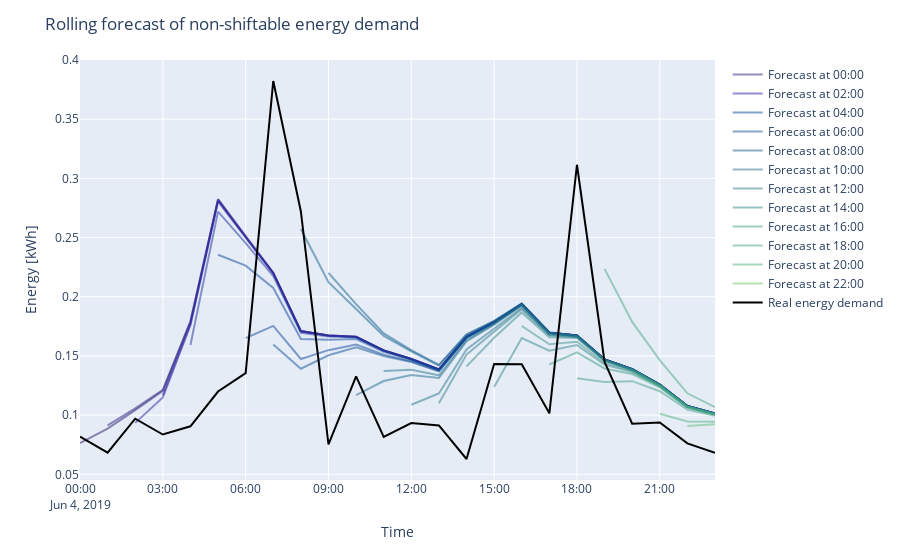

This figure's notebook cell:
### Code cell
df["From2"] = "Forecast at " + df["From"].str.slice(start=-8, stop=-3)

DIAS = dias[3:4]

colorscale = []
rgb = px.colors.convert_colors_to_same_type(px.colors.sequential.haline)[0]
n_steps = int(np.round(28/(len(rgb)-1)))  # Control the number of colors in the final colorscale
for i in range(len(rgb) - 1):
    for step in np.linspace(0, 1, n_steps):
        colorscale.append(px.colors.find_intermediate_color(rgb[i], rgb[i + 1], step, colortype='rgb'))

for i in range(len(colorscale)):
    colorscale[i] = colorscale[i][:-1]+', 0.5)'
    colorscale[i] = 'rgba'+colorscale[i][3:]

fig = px.line(df[df['Day'].isin(DIAS)], x="local_15min", y="forecast", color='From2',color_discrete_sequence=colorscale, labels={"From2": ""})

labels_to_show_in_legend = ["Forecast at 0{}:00".format(i) for i in range(0, 10, 2)]+["Forecast at {}:00".format(i) for i in range(10, 24, 2)]

for trace in fig['data']: 
    if (not trace['name'] in labels_to_show_in_legend):
        trace['showlegend'] = False

fig.add_trace(go.Scatter(x=df_real[df_real['local_15min'].dt.date.isin(pd.to_datetime(DIAS).date)]["local_15min"], 
                         y=df_real[df_real['local_15min'].dt.date.isin(pd.to_datetime(DIAS).date)]["nonshiftable"], 
                         name="Real energy demand",
                         line=dict(color='black'),))

fig.update_layout(title_text="Rolling forecast of non-shiftable energy demand",
                  yaxis=dict(title="Energy [kWh]"),
                  xaxis=dict(title= "Time"))

fig.write_image("../../Soportes documento/Graficas documento/demand_forecast.png", scale=2, height = 450, width=700)
fig.show()

### Figure 1 — Plotly figure (JSON) as saved in the notebook; plotly's stock layout.template omitted (floating-point values rounded to 4 significant figures)
{"data": [{"hovertemplate": "=Forecast at 23:00<br>local_15min=%{x}<br>forecast=%{y}<extra></extra>", "legendgroup": "Forecast at 23:00", "line": {"color": "rgba(41.0, 24.0, 107.0, 0.5)", "dash": "solid"}, "marker": {"symbol": "circle"}, "mode": "lines", "name": "Forecast at 23:00", "orientation": "v", "showlegend": false, "type": "scatter", "x": ["2019-06-04T00:00:00", "2019-06-04T01:00:00", "2019-06-04T02:00:00", "2019-06-04T03:00:00", "2019-06-04T04:00:00", "2019-06-04T05:00:00", "2019-06-04T06:00:00", "2019-06-04T07:00:00", "2019-06-04T08:00:00", "2019-06-04T09:00:00", "2019-06-04T10:00:00", "2019-06-04T11:00:00", "2019-06-04T12:00:00", "2019-06-04T13:00:00", "2019-06-04T14:00:00", "2019-06-04T15:00:00", "2019-06-04T16:00:00", "2019-06-04T17:00:00", "2019-06-04T18:00:00", "2019-06-04T19:00:00", "2019-06-04T20:00:00", "2019-06-04T21:00:00", "2019-06-04T22:00:00", "2019-06-04T23:00:00"], "xaxis": "x", "y": [0.07637, 0.08854, 0.1042, 0.1206, 0.1788, 0.2822, 0.2507, 0.2202, 0.171, 0.1673, 0.1662, 0.1546, 0.1475, 0.1385, 0.1662, 0.1785, 0.1938, 0.1696, 0.1672, 0.147, 0.1389, 0.1257, 0.1077, 0.1013], "yaxis": "y"}, {"hovertemplate": "=Forecast at 00:00<br>local_15min=%{x}<br>forecast=%{y}<extra></extra>", "legendgroup": "Forecast at 00:00", "line": {"color": "rgba(41.5, 29.5, 133.5, 0.5)", "dash": "solid"}, "marker": {"symbol": "circle"}, "mode": "lines", "name": "Forecast at 00:00", "orientation": "v", "showlegend": true, "type": "scatter", "x": ["2019-06-04T01:00:00", "2019-06-04T02:00:00", "2019-06-04T03:00:00", "2019-06-04T04:00:00", "2019-06-04T05:00:00", "2019-06-04T06:00:00", "2019-06-04T07:00:00", "2019-06-04T08:00:00", "2019-06-04T09:00:00", "2019-06-04T10:00:00", "2019-06-04T11:00:00", "2019-06-04T12:00:00", "2019-06-04T13:00:00", "2019-06-04T14:00:00", "2019-06-04T15:00:00", "2019-06-04T16:00:00", "2019-06-04T17:00:00", "2019-06-04T18:00:00", "2019-06-04T19:00:00", "2019-06-04T20:00:00", "2019-06-04T21:00:00", "2019-06-04T22:00:00", "2019-06-04T23:00:00"], "xaxis": "x", "y": [0.09143, 0.1057, 0.1214, 0.1793, 0.2824, 0.2508, 0.2203, 0.171, 0.1673, 0.1662, 0.1547, 0.1475, 0.1386, 0.1662, 0.1785, 0.1938, 0.1697, 0.1672, 0.147, 0.1389, 0.1257, 0.1077, 0.1013], "yaxis": "y"}, {"hovertemplate": "=Forecast at 01:00<br>local_15min=%{x}<br>forecast=%{y}<extra></extra>", "legendgroup": "Forecast at 01:00", "line": {"color": "rgba(42.0, 35.0, 160.0, 0.5)", "dash": "solid"}, "marker": {"symbol": "circle"}, "mode": "lines", "name": "Forecast at 01:00", "orientation": "v", "showlegend": false, "type": "scatter", "x": ["2019-06-04T02:00:00", "2019-06-04T03:00:00", "2019-06-04T04:00:00", "2019-06-04T05:00:00", "2019-06-04T06:00:00", "2019-06-04T07:00:00", "2019-06-04T08:00:00", "2019-06-04T09:00:00", "2019-06-04T10:00:00", "2019-06-04T11:00:00", "2019-06-04T12:00:00", "2019-06-04T13:00:00", "2019-06-04T14:00:00", "2019-06-04T15:00:00", "2019-06-04T16:00:00", "2019-06-04T17:00:00", "2019-06-04T18:00:00", "2019-06-04T19:00:00", "2019-06-04T20:00:00", "2019-06-04T21:00:00", "2019-06-04T22:00:00", "2019-06-04T23:00:00"], "xaxis": "x", "y": [0.09345, 0.1149, 0.1759, 0.2806, 0.2499, 0.2198, 0.1708, 0.1672, 0.1661, 0.1546, 0.1474, 0.1385, 0.1662, 0.1785, 0.1938, 0.1696, 0.1672, 0.147, 0.1388, 0.1257, 0.1077, 0.1013], "yaxis": "y"}, {"hovertemplate": "=Forecast at 02:00<br>local_15min=%{x}<br>forecast=%{y}<extra></extra>", "legendgroup": "Forecast at 02:00", "line": {"color": "rgba(42.0, 35.0, 160.0, 0.5)", "dash": "solid"}, "marker": {"symbol": "circle"}, "mode": "lines", "name": "Forecast at 02:00", "orientation": "v", "showlegend": true, "type": "scatter", "x": ["2019-06-04T03:00:00", "2019-06-04T04:00:00", "2019-06-04T05:00:00", "2019-06-04T06:00:00", "2019-06-04T07:00:00", "2019-06-04T08:00:00", "2019-06-04T09:00:00", "2019-06-04T10:00:00", "2019-06-04T11:00:00", "2019-06-04T12:00:00", "2019-06-04T13:00:00", "2019-06-04T14:00:00", "2019-06-04T15:00:00", "2019-06-04T16:00:00", "2019-06-04T17:00:00", "2019-06-04T18:00:00", "2019-06-04T19:00:00", "2019-06-04T20:00:00", "2019-06-04T21:00:00", "2019-06-04T22:00:00", "2019-06-04T23:00:00"], "xaxis": "x", "y": [0.1168, 0.1769, 0.2811, 0.2501, 0.2199, 0.1708, 0.1672, 0.1661, 0.1546, 0.1474, 0.1385, 0.1662, 0.1785, 0.1938, 0.1696, 0.1672, 0.147, 0.1389, 0.1257, 0.1077, 0.1013], "yaxis": "y"}, {"hovertemplate": "=Forecast at 03:00<br>local_15min=%{x}<br>forecast=%{y}<extra></extra>", "legendgroup": "Forecast at 03:00", "line": {"color": "rgba(28.5, 53.0, 156.5, 0.5)", "dash": "solid"}, "marker": {"symbol": "circle"}, "mode": "lines", "name": "Forecast at 03:00", "orientation": "v", "showlegend": false, "type": "scatter", "x": ["2019-06-04T04:00:00", "2019-06-04T05:00:00", "2019-06-04T06:00:00", "2019-06-04T07:00:00", "2019-06-04T08:00:00", "2019-06-04T09:00:00", "2019-06-04T10:00:00", "2019-06-04T11:00:00", "2019-06-04T12:00:00", "2019-06-04T13:00:00", "2019-06-04T14:00:00", "2019-06-04T15:00:00", "2019-06-04T16:00:00", "2019-06-04T17:00:00", "2019-06-04T18:00:00", "2019-06-04T19:00:00", "2019-06-04T20:00:00", "2019-06-04T21:00:00", "2019-06-04T22:00:00", "2019-06-04T23:00:00"], "xaxis": "x", "y": [0.1593, 0.2719, 0.2453, 0.2174, 0.1695, 0.1665, 0.1657, 0.1544, 0.1473, 0.1384, 0.1661, 0.1785, 0.1937, 0.1696, 0.1672, 0.147, 0.1388, 0.1257, 0.1077, 0.1013], "yaxis": "y"}, {"hovertemplate": "=Forecast at 04:00<br>local_15min=%{x}<br>forecast=%{y}<extra></extra>", "legendgroup": "Forecast at 04:00", "line": {"color": "rgba(15.0, 71.0, 153.0, 0.5)", "dash": "solid"}, "marker": {"symbol": "circle"}, "mode": "lines", "name": "Forecast at 04:00", "orientation": "v", "showlegend": true, "type": "scatter", "x": ["2019-06-04T05:00:00", "2019-06-04T06:00:00", "2019-06-04T07:00:00", "2019-06-04T08:00:00", "2019-06-04T09:00:00", "2019-06-04T10:00:00", "2019-06-04T11:00:00", "2019-06-04T12:00:00", "2019-06-04T13:00:00", "2019-06-04T14:00:00", "2019-06-04T15:00:00", "2019-06-04T16:00:00", "2019-06-04T17:00:00", "2019-06-04T18:00:00", "2019-06-04T19:00:00", "2019-06-04T20:00:00", "2019-06-04T21:00:00", "2019-06-04T22:00:00", "2019-06-04T23:00:00"], "xaxis": "x", "y": [0.2355, 0.2263, 0.2074, 0.1642, 0.1637, 0.1642, 0.1536, 0.1468, 0.1382, 0.1659, 0.1783, 0.1936, 0.1695, 0.1671, 0.1469, 0.1387, 0.1256, 0.1076, 0.1012], "yaxis": "y"}, {"hovertemplate": "=Forecast at 05:00<br>local_15min=%{x}<br>forecast=%{y}<extra></extra>", "legendgroup": "Forecast at 05:00", "line": {"color": "rgba(15.0, 71.0, 153.0, 0.5)", "dash": "solid"}, "marker": {"symbol": "circle"}, "mode": "lines", "name": "Forecast at 05:00", "orientation": "v", "showlegend": false, "type": "scatter", "x": ["2019-06-04T06:00:00", "2019-06-04T07:00:00", "2019-06-04T08:00:00", "2019-06-04T09:00:00", "2019-06-04T10:00:00", "2019-06-04T11:00:00", "2019-06-04T12:00:00", "2019-06-04T13:00:00", "2019-06-04T14:00:00", "2019-06-04T15:00:00", "2019-06-04T16:00:00", "2019-06-04T17:00:00", "2019-06-04T18:00:00", "2019-06-04T19:00:00", "2019-06-04T20:00:00", "2019-06-04T21:00:00", "2019-06-04T22:00:00", "2019-06-04T23:00:00"], "xaxis": "x", "y": [0.165, 0.1753, 0.1474, 0.1549, 0.1595, 0.151, 0.1454, 0.1374, 0.1654, 0.178, 0.1934, 0.1693, 0.1669, 0.1467, 0.1386, 0.1255, 0.1075, 0.101], "yaxis": "y"}, {"hovertemplate": "=Forecast at 06:00<br>local_15min=%{x}<br>forecast=%{y}<extra></extra>", "legendgroup": "Forecast at 06:00", "line": {"color": "rgba(16.5, 83.0, 147.5, 0.5)", "dash": "solid"}, "marker": {"symbol": "circle"}, "mode": "lines", "name": "Forecast at 06:00", "orientation": "v", "showlegend": true, "type": "scatter", "x": ["2019-06-04T07:00:00", "2019-06-04T08:00:00", "2019-06-04T09:00:00", "2019-06-04T10:00:00", "2019-06-04T11:00:00", "2019-06-04T12:00:00", "2019-06-04T13:00:00", "2019-06-04T14:00:00", "2019-06-04T15:00:00", "2019-06-04T16:00:00", "2019-06-04T17:00:00", "2019-06-04T18:00:00", "2019-06-04T19:00:00", "2019-06-04T20:00:00", "2019-06-04T21:00:00", "2019-06-04T22:00:00", "2019-06-04T23:00:00"], "xaxis": "x", "y": [0.1597, 0.1392, 0.1506, 0.1573, 0.1498, 0.1448, 0.137, 0.1652, 0.1779, 0.1933, 0.1692, 0.1669, 0.1467, 0.1385, 0.1254, 0.1074, 0.101], "yaxis": "y"}, {"hovertemplate": "=Forecast at 07:00<br>local_15min=%{x}<br>forecast=%{y}<extra></extra>", "legendgroup": "Forecast at 07:00", "line": {"color": "rgba(18.0, 95.0, 142.0, 0.5)", "dash": "solid"}, "marker": {"symbol": "circle"}, "mode": "lines", "name": "Forecast at 07:00", "orientation": "v", "showlegend": false, "type": "scatter", "x": ["2019-06-04T08:00:00", "2019-06-04T09:00:00", "2019-06-04T10:00:00", "2019-06-04T11:00:00", "2019-06-04T12:00:00", "2019-06-04T13:00:00", "2019-06-04T14:00:00", "2019-06-04T15:00:00", "2019-06-04T16:00:00", "2019-06-04T17:00:00", "2019-06-04T18:00:00", "2019-06-04T19:00:00", "2019-06-04T20:00:00", "2019-06-04T21:00:00", "2019-06-04T22:00:00", "2019-06-04T23:00:00"], "xaxis": "x", "y": [0.2572, 0.2123, 0.1897, 0.1669, 0.1538, 0.1419, 0.1679, 0.1794, 0.1942, 0.1698, 0.1673, 0.1471, 0.1389, 0.1257, 0.1077, 0.1013], "yaxis": "y"}, {"hovertemplate": "=Forecast at 08:00<br>local_15min=%{x}<br>forecast=%{y}<extra></extra>", "legendgroup": "Forecast at 08:00", "line": {"color": "rgba(18.0, 95.0, 142.0, 0.5)", "dash": "solid"}, "marker": {"symbol": "circle"}, "mode": "lines", "name": "Forecast at 08:00", "orientation": "v", "showlegend": true, "type": "scatter", "x": ["2019-06-04T09:00:00", "2019-06-04T10:00:00", "2019-06-04T11:00:00", "2019-06-04T12:00:00", "2019-06-04T13:00:00", "2019-06-04T14:00:00", "2019-06-04T15:00:00", "2019-06-04T16:00:00", "2019-06-04T17:00:00", "2019-06-04T18:00:00", "2019-06-04T19:00:00", "2019-06-04T20:00:00", "2019-06-04T21:00:00", "2019-06-04T22:00:00", "2019-06-04T23:00:00"], "xaxis": "x", "y": [0.2202, 0.1938, 0.1691, 0.155, 0.1425, 0.1682, 0.1796, 0.1943, 0.1699, 0.1674, 0.1471, 0.1389, 0.1257, 0.1077, 0.1013], "yaxis": "y"}, {"hovertemplate": "=Forecast at 09:00<br>local_15min=%{x}<br>forecast=%{y}<extra></extra>", "legendgroup": "Forecast at 09:00", "line": {"color": "rgba(28.0, 105.5, 139.5, 0.5)", "dash": "solid"}, "marker": {"symbol": "circle"}, "mode": "lines", "name": "Forecast at 09:00", "orientation": "v", "showlegend": false, "type": "scatter", "x": ["2019-06-04T10:00:00", "2019-06-04T11:00:00", "2019-06-04T12:00:00", "2019-06-04T13:00:00", "2019-06-04T14:00:00", "2019-06-04T15:00:00", "2019-06-04T16:00:00", "2019-06-04T17:00:00", "2019-06-04T18:00:00", "2019-06-04T19:00:00", "2019-06-04T20:00:00", "2019-06-04T21:00:00", "2019-06-04T22:00:00", "2019-06-04T23:00:00"], "xaxis": "x", "y": [0.117, 0.1288, 0.1339, 0.1314, 0.1623, 0.1764, 0.1926, 0.1689, 0.1668, 0.1467, 0.1386, 0.1255, 0.1075, 0.1011], "yaxis": "y"}, {"hovertemplate": "=Forecast at 10:00<br>local_15min=%{x}<br>forecast=%{y}<extra></extra>", "legendgroup": "Forecast at 10:00", "line": {"color": "rgba(38.0, 116.0, 137.0, 0.5)", "dash": "solid"}, "marker": {"symbol": "circle"}, "mode": "lines", "name": "Forecast at 10:00", "orientation": "v", "showlegend": true, "type": "scatter", "x": ["2019-06-04T11:00:00", "2019-06-04T12:00:00", "2019-06-04T13:00:00", "2019-06-04T14:00:00", "2019-06-04T15:00:00", "2019-06-04T16:00:00", "2019-06-04T17:00:00", "2019-06-04T18:00:00", "2019-06-04T19:00:00", "2019-06-04T20:00:00", "2019-06-04T21:00:00", "2019-06-04T22:00:00", "2019-06-04T23:00:00"], "xaxis": "x", "y": [0.1372, 0.1383, 0.1337, 0.1635, 0.1771, 0.1929, 0.1691, 0.1669, 0.1468, 0.1386, 0.1255, 0.1075, 0.1011], "yaxis": "y"}, {"hovertemplate": "=Forecast at 11:00<br>local_15min=%{x}<br>forecast=%{y}<extra></extra>", "legendgroup": "Forecast at 11:00", "line": {"color": "rgba(38.0, 116.0, 137.0, 0.5)", "dash": "solid"}, "marker": {"symbol": "circle"}, "mode": "lines", "name": "Forecast at 11:00", "orientation": "v", "showlegend": false, "type": "scatter", "x": ["2019-06-04T12:00:00", "2019-06-04T13:00:00", "2019-06-04T14:00:00", "2019-06-04T15:00:00", "2019-06-04T16:00:00", "2019-06-04T17:00:00", "2019-06-04T18:00:00", "2019-06-04T19:00:00", "2019-06-04T20:00:00", "2019-06-04T21:00:00", "2019-06-04T22:00:00", "2019-06-04T23:00:00"], "xaxis": "x", "y": [0.1088, 0.1182, 0.1555, 0.1728, 0.1907, 0.1679, 0.1662, 0.1464, 0.1384, 0.1254, 0.1074, 0.101], "yaxis": "y"}, {"hovertemplate": "=Forecast at 12:00<br>local_15min=%{x}<br>forecast=%{y}<extra></extra>", "legendgroup": "Forecast at 12:00", "line": {"color": "rgba(45.5, 126.0, 136.5, 0.5)", "dash": "solid"}, "marker": {"symbol": "circle"}, "mode": "lines", "name": "Forecast at 12:00", "orientation": "v", "showlegend": true, "type": "scatter", "x": ["2019-06-04T13:00:00", "2019-06-04T14:00:00", "2019-06-04T15:00:00", "2019-06-04T16:00:00", "2019-06-04T17:00:00", "2019-06-04T18:00:00", "2019-06-04T19:00:00", "2019-06-04T20:00:00", "2019-06-04T21:00:00", "2019-06-04T22:00:00", "2019-06-04T23:00:00"], "xaxis": "x", "y": [0.11, 0.1512, 0.1706, 0.1895, 0.1673, 0.1659, 0.1462, 0.1383, 0.1253, 0.1074, 0.101], "yaxis": "y"}, {"hovertemplate": "=Forecast at 13:00<br>local_15min=%{x}<br>forecast=%{y}<extra></extra>", "legendgroup": "Forecast at 13:00", "line": {"color": "rgba(53.0, 136.0, 136.0, 0.5)", "dash": "solid"}, "marker": {"symbol": "circle"}, "mode": "lines", "name": "Forecast at 13:00", "orientation": "v", "showlegend": false, "type": "scatter", "x": ["2019-06-04T14:00:00", "2019-06-04T15:00:00", "2019-06-04T16:00:00", "2019-06-04T17:00:00", "2019-06-04T18:00:00", "2019-06-04T19:00:00", "2019-06-04T20:00:00", "2019-06-04T21:00:00", "2019-06-04T22:00:00", "2019-06-04T23:00:00"], "xaxis": "x", "y": [0.1412, 0.1653, 0.1868, 0.1658, 0.1651, 0.1458, 0.1381, 0.1252, 0.1073, 0.101], "yaxis": "y"}, {"hovertemplate": "=Forecast at 14:00<br>local_15min=%{x}<br>forecast=%{y}<extra></extra>", "legendgroup": "Forecast at 14:00", "line": {"color": "rgba(53.0, 136.0, 136.0, 0.5)", "dash": "solid"}, "marker": {"symbol": "circle"}, "mode": "lines", "name": "Forecast at 14:00", "orientation": "v", "showlegend": true, "type": "scatter", "x": ["2019-06-04T15:00:00", "2019-06-04T16:00:00", "2019-06-04T17:00:00", "2019-06-04T18:00:00", "2019-06-04T19:00:00", "2019-06-04T20:00:00", "2019-06-04T21:00:00", "2019-06-04T22:00:00", "2019-06-04T23:00:00"], "xaxis": "x", "y": [0.1239, 0.165, 0.1545, 0.1591, 0.1426, 0.1364, 0.1243, 0.1068, 0.1006], "yaxis": "y"}, {"hovertemplate": "=Forecast at 15:00<br>local_15min=%{x}<br>forecast=%{y}<extra></extra>", "legendgroup": "Forecast at 15:00", "line": {"color": "rgba(59.0, 146.5, 134.5, 0.5)", "dash": "solid"}, "marker": {"symbol": "circle"}, "mode": "lines", "name": "Forecast at 15:00", "orientation": "v", "showlegend": false, "type": "scatter", "x": ["2019-06-04T16:00:00", "2019-06-04T17:00:00", "2019-06-04T18:00:00", "2019-06-04T19:00:00", "2019-06-04T20:00:00", "2019-06-04T21:00:00", "2019-06-04T22:00:00", "2019-06-04T23:00:00"], "xaxis": "x", "y": [0.1753, 0.1598, 0.1619, 0.1441, 0.1372, 0.1247, 0.107, 0.1008], "yaxis": "y"}, {"hovertemplate": "=Forecast at 16:00<br>local_15min=%{x}<br>forecast=%{y}<extra></extra>", "legendgroup": "Forecast at 16:00", "line": {"color": "rgba(65.0, 157.0, 133.0, 0.5)", "dash": "solid"}, "marker": {"symbol": "circle"}, "mode": "lines", "name": "Forecast at 16:00", "orientation": "v", "showlegend": true, "type": "scatter", "x": ["2019-06-04T17:00:00", "2019-06-04T18:00:00", "2019-06-04T19:00:00", "2019-06-04T20:00:00", "2019-06-04T21:00:00", "2019-06-04T22:00:00", "2019-06-04T23:00:00"], "xaxis": "x", "y": [0.1427, 0.153, 0.1394, 0.1347, 0.1234, 0.1063, 0.1004], "yaxis": "y"}, {"hovertemplate": "=Forecast at 17:00<br>local_15min=%{x}<br>forecast=%{y}<extra></extra>", "legendgroup": "Forecast at 17:00", "line": {"color": "rgba(65.0, 157.0, 133.0, 0.5)", "dash": "solid"}, "marker": {"symbol": "circle"}, "mode": "lines", "name": "Forecast at 17:00", "orientation": "v", "showlegend": false, "type": "scatter", "x": ["2019-06-04T18:00:00", "2019-06-04T19:00:00", "2019-06-04T20:00:00", "2019-06-04T21:00:00", "2019-06-04T22:00:00", "2019-06-04T23:00:00"], "xaxis": "x", "y": [0.1312, 0.128, 0.1287, 0.1202, 0.1046, 0.0995], "yaxis": "y"}, {"hovertemplate": "=Forecast at 18:00<br>local_15min=%{x}<br>forecast=%{y}<extra></extra>", "legendgroup": "Forecast at 18:00", "line": {"color": "rgba(73.0, 167.5, 128.5, 0.5)", "dash": "solid"}, "marker": {"symbol": "circle"}, "mode": "lines", "name": "Forecast at 18:00", "orientation": "v", "showlegend": true, "type": "scatter", "x": ["2019-06-04T19:00:00", "2019-06-04T20:00:00", "2019-06-04T21:00:00", "2019-06-04T22:00:00", "2019-06-04T23:00:00"], "xaxis": "x", "y": [0.2236, 0.1787, 0.1465, 0.1184, 0.1068], "yaxis": "y"}, {"hovertemplate": "=Forecast at 19:00<br>local_15min=%{x}<br>forecast=%{y}<extra></extra>", "legendgroup": "Forecast at 19:00", "line": {"color": "rgba(81.0, 178.0, 124.0, 0.5)", "dash": "solid"}, "marker": {"symbol": "circle"}, "mode": "lines", "name": "Forecast at 19:00", "orientation": "v", "showlegend": false, "type": "scatter", "x": ["2019-06-04T20:00:00", "2019-06-04T21:00:00", "2019-06-04T22:00:00", "2019-06-04T23:00:00"], "xaxis": "x", "y": [0.137, 0.1246, 0.107, 0.1008], "yaxis": "y"}, {"hovertemplate": "=Forecast at 20:00<br>local_15min=%{x}<br>forecast=%{y}<extra></extra>", "legendgroup": "Forecast at 20:00", "line": {"color": "rgba(81.0, 178.0, 124.0, 0.5)", "dash": "solid"}, "marker": {"symbol": "circle"}, "mode": "lines", "name": "Forecast at 20:00", "orientation": "v", "showlegend": true, "type": "scatter", "x": ["2019-06-04T21:00:00", "2019-06-04T22:00:00", "2019-06-04T23:00:00"], "xaxis": "x", "y": [0.1011, 0.09469, 0.09433], "yaxis": "y"}, {"hovertemplate": "=Forecast at 21:00<br>local_15min=%{x}<br>forecast=%{y}<extra></extra>", "legendgroup": "Forecast at 21:00", "line": {"color": "rgba(96.0, 188.0, 115.5, 0.5)", "dash": "solid"}, "marker": {"symbol": "circle"}, "mode": "lines", "name": "Forecast at 21:00", "orientation": "v", "showlegend": false, "type": "scatter", "x": ["2019-06-04T22:00:00", "2019-06-04T23:00:00"], "xaxis": "x", "y": [0.09079, 0.09229], "yaxis": "y"}, {"hovertemplate": "=Forecast at 22:00<br>local_15min=%{x}<br>forecast=%{y}<extra></extra>", "legendgroup": "Forecast at 22:00", "line": {"color": "rgba(111.0, 198.0, 107.0, 0.5)", "dash": "solid"}, "marker": {"symbol": "circle"}, "mode": "lines", "name": "Forecast at 22:00", "orientation": "v", "showlegend": true, "type": "scatter", "x": ["2019-06-04T23:00:00"], "xaxis": "x", "y": [0.08452], "yaxis": "y"}, {"line": {"color": "black"}, "name": "Real energy demand", "type": "scatter", "x": ["2019-06-04T00:00:00", "2019-06-04T01:00:00", "2019-06-04T02:00:00", "2019-06-04T03:00:00", "2019-06-04T04:00:00", "2019-06-04T05:00:00", "2019-06-04T06:00:00", "2019-06-04T07:00:00", "2019-06-04T08:00:00", "2019-06-04T09:00:00", "2019-06-04T10:00:00", "2019-06-04T11:00:00", "2019-06-04T12:00:00", "2019-06-04T13:00:00", "2019-06-04T14:00:00", "2019-06-04T15:00:00", "2019-06-04T16:00:00", "2019-06-04T17:00:00", "2019-06-04T18:00:00", "2019-06-04T19:00:00", "2019-06-04T20:00:00", "2019-06-04T21:00:00", "2019-06-04T22:00:00", "2019-06-04T23:00:00"], "y": [0.08181, 0.06825, 0.097, 0.08363, 0.09056, 0.1199, 0.1354, 0.3822, 0.2721, 0.07525, 0.1327, 0.08162, 0.09331, 0.09125, 0.06294, 0.1431, 0.1431, 0.1016, 0.3115, 0.1449, 0.09269, 0.09375, 0.07612, 0.06813]}], "layout": {"legend": {"title": {"text": ""}, "tracegroupgap": 0}, "margin": {"t": 60}, "title": {"text": "Rolling forecast of non-shiftable energy demand"}, "xaxis": {"anchor": "y", "domain": [0, 1], "title": {"text": "Time"}}, "yaxis": {"anchor": "x", "domain": [0, 1], "title": {"text": "Energy [kWh]"}}}}
